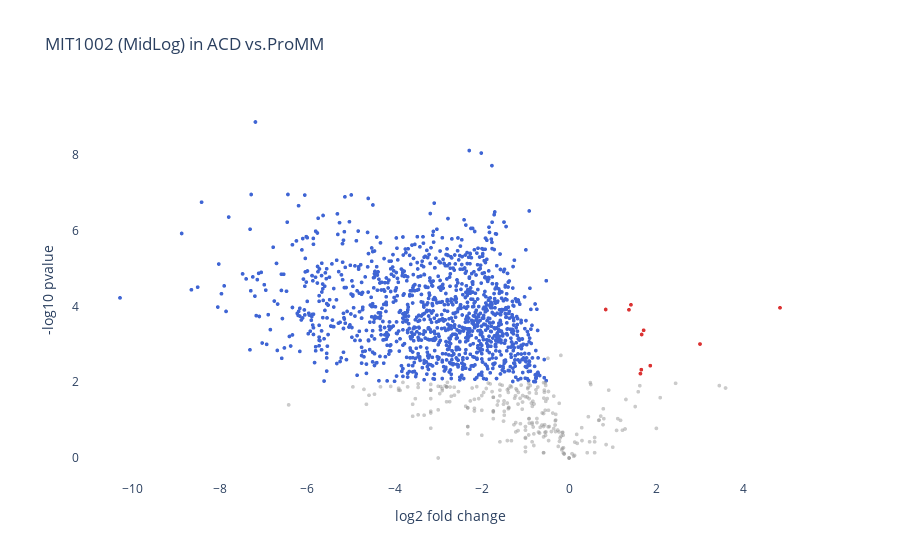

Notebook cell for this chart:
### Code cell
plot_title_MMAP = "MIT1002 (MidLog) in ACD vs.ProMM"
x_axis_title = "log2 fold change"
y_axis_title = "-log10 pvalue"
point_radius = 4

volcano_plot(plot_title_MMAP, x_axis_title, y_axis_title, point_radius, l2FC_MIT1002_ML_AP, transformed_pval_MIT1002_ML_AP, annotations_MIT1002)

### Figure 1 — Plotly figure (JSON) as saved in the notebook; plotly's stock layout.template omitted (floating-point values rounded to 4 significant figures; data arrays with more than 128 entries replaced by an {"elided": "..."} marker saying what was removed)
{"data": [{"hovertemplate": "%{text}: %{x}<br>", "marker": {"color": {"elided": "2942 str values"}, "size": 4}, "mode": "markers", "text": {"elided": "3307 str values"}, "type": "scattergl", "x": {"elided": "2942 float values"}, "y": {"elided": "2942 float values"}}], "layout": {"paper_bgcolor": "white", "plot_bgcolor": "white", "title": {"text": "MIT1002 (MidLog) in ACD vs.ProMM"}, "xaxis": {"title": {"text": "log2 fold change"}}, "yaxis": {"title": {"text": "-log10 pvalue"}}}}
